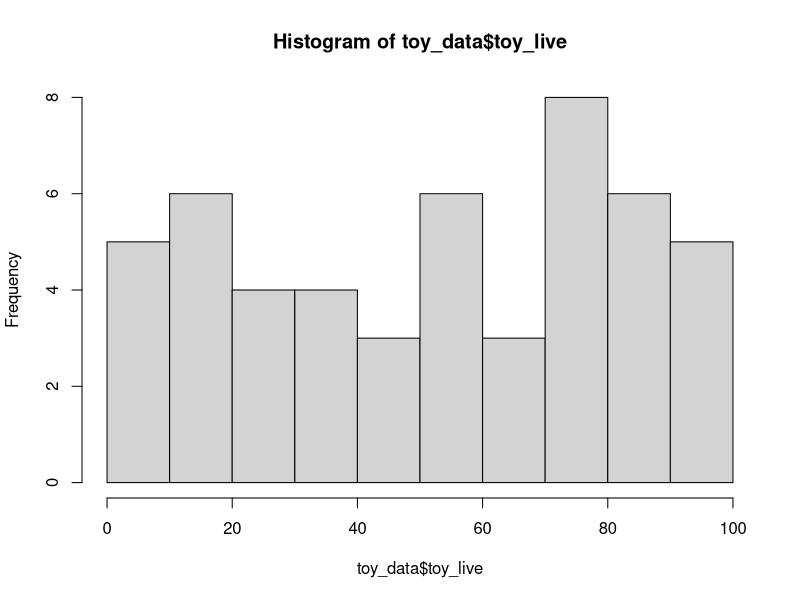
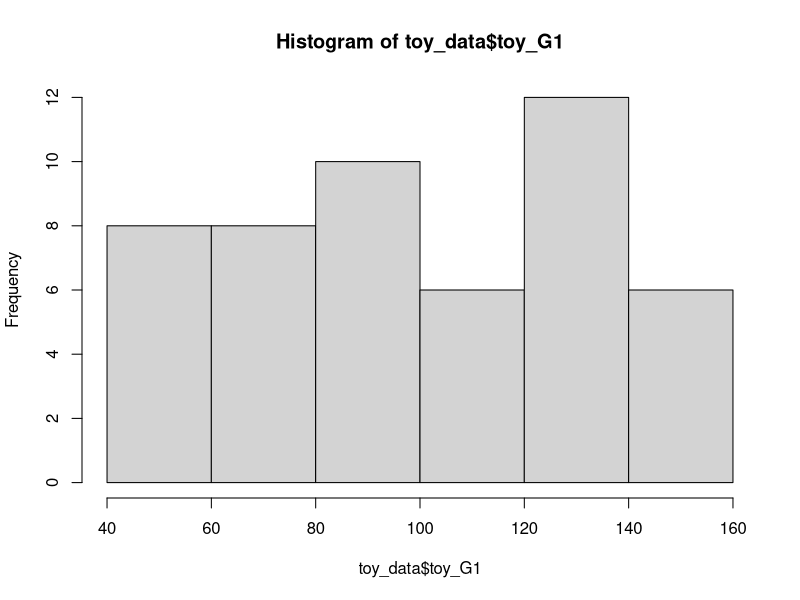
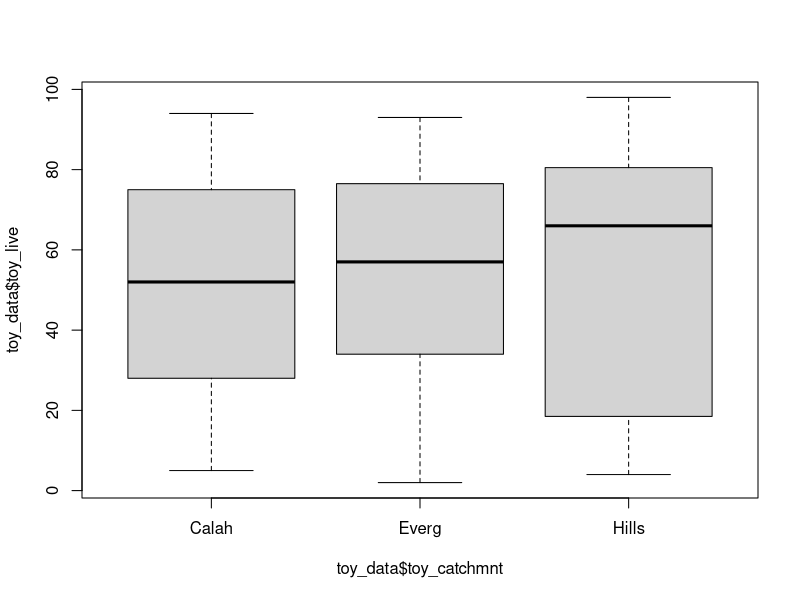
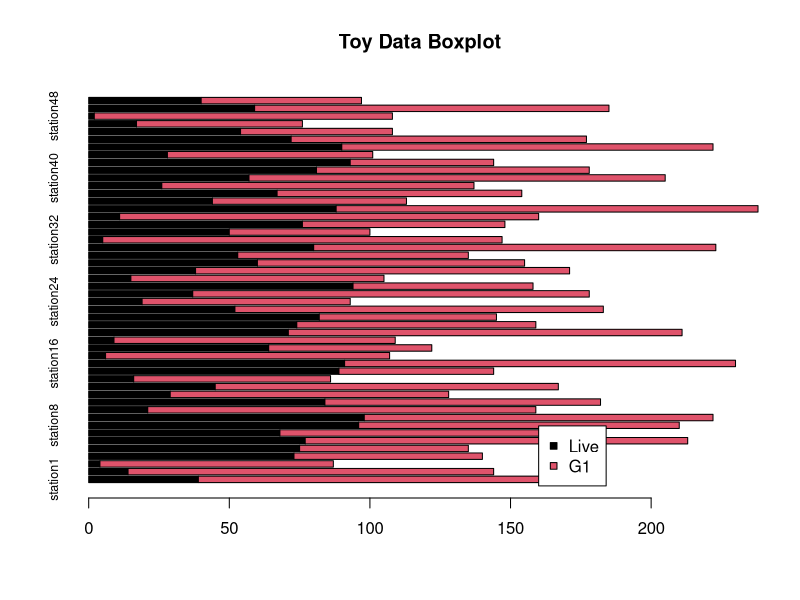
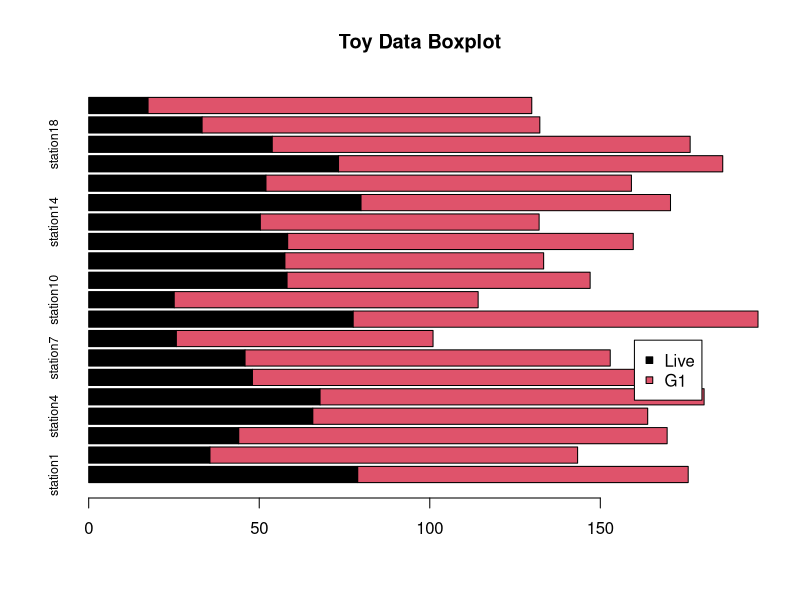
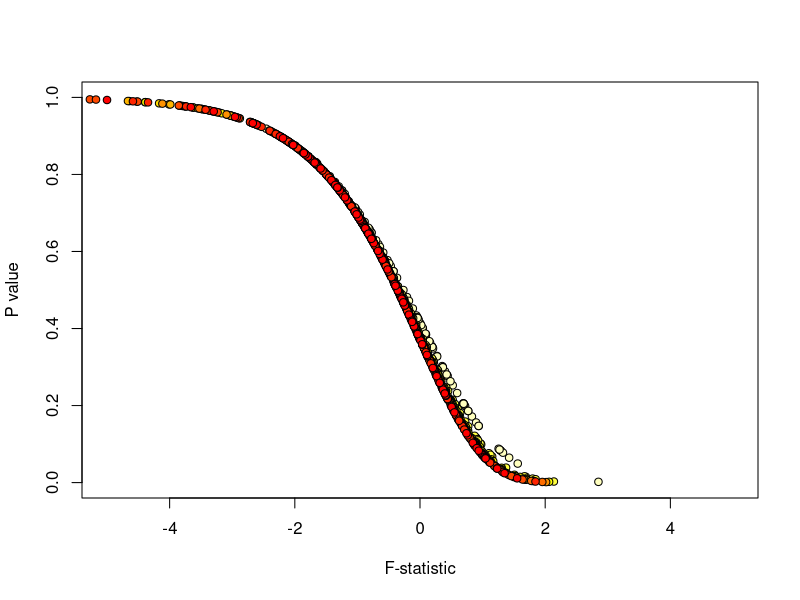
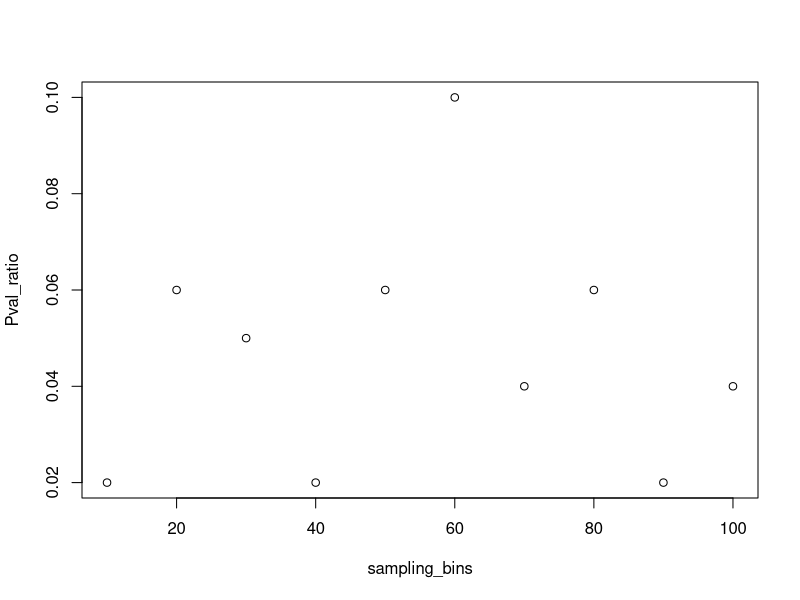
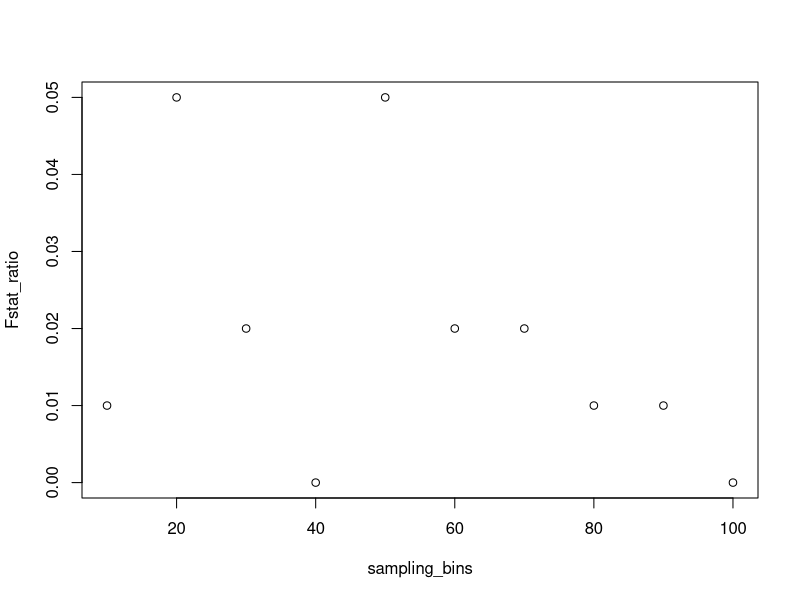

The R script that drew these images, in order:
#Sandbox for course development code.

#Let's do some basic stuff with the Gulf of Mexico data.

live = read.csv('data/Live.csv', header = TRUE, row.names = "X") #Read data.
G1 = read.csv('data/G1.csv', header = TRUE, row.names = "X")

stations = row.names(live)

station_sums = apply(live,1,sum)

taxa_sums = apply(live,2,sum)

#Let's make a toy dataset. 10 stations, 80 possible taxa.

toy_n = 50

toy_stations = paste0("station", c(1:toy_n))
toy_catchmnt = c(rep("Hills",toy_n*0.4),
                 rep("Calah",toy_n*0.3),
                 rep("Everg",toy_n*0.3))
toy_live = c(sample(c(1:100),toy_n))
toy_G1 = c(sample(c(50:150),toy_n))

toy_data = data.frame(toy_stations,toy_catchmnt,toy_live,toy_G1)

#This makes a roughly scalable matrix-generating set of commands. Now we can explore it a little.

hist(toy_data$toy_live)

hist(toy_data$toy_G1)

boxplot(toy_data$toy_live ~ toy_data$toy_catchmnt)

toy.aov = aov(toy_data$toy_live ~ toy_data$toy_catchmnt)
toy_results = unlist(summary(toy.aov))

#Can extract the values for plotting.

toy_results['F value1']
toy_results['Pr(>F)1']

#Barplot to see basic results

barplot(t(toy_data[,3:4]),horiz = TRUE, names.arg = toy_data$toy_stations, cex.names = 0.75, srt = 90, main = "Toy Data Boxplot",col=c(1,2))
legend(160,9,c("Live","G1"),pch=22,pt.bg=c(1,2))

#It's randomized, but the above will occasionally give us a significant result! Toy with the sample size and see how it behaves.

#Notice how using a variable (toy_n) to replace numbers makes it easier to go back and adjust it.

#Since we know how to build one random dataset, we should consider making a function. Our goal is to replace all of the numbers in the code above with variables.

make_toy = function(x, #All it needs is for us to define the sample size. Now we can scale up our observations.
                    cat.names = c("Hills","Calah","Everg"), 
                    range_live = c(1,100), 
                    range_G1 = c(50,150), 
                    c.probs = c(0.4,0.3,0.3),
                    use_norm = FALSE) #We define the variables in our new function here.
  { #Here is where we code out what the function does
  toy_stations = paste0("station", c(1:x))
  toy_catchmnt = c(rep(cat.names,c.probs*x))
  if(use_norm == FALSE){
    toy_live = sample(c(range_live[1]:range_live[2]),x)
    toy_G1 = sample(c(range_G1[1]:range_G1[2]),x)
  } else {
    toy_live = rnorm(x,range_live[2] - ((range_live[2]-range_live[1])/2), 20)
    toy_G1 = rnorm(x,range_G1[2] - ((range_G1[2]-range_G1[1])/2), 15)
  }

  
  data.frame(toy_stations,toy_catchmnt,toy_live,toy_G1)
}

toy_data = make_toy(20, use_norm = TRUE)

barplot(t(toy_data[,3:4]),horiz = TRUE, names.arg = toy_data$toy_stations, cex.names = 0.75, srt = 90, main = "Toy Data Boxplot",col=c(1,2))
legend(160,9,c("Live","G1"),pch=22,pt.bg=c(1,2))

#Now, instead of looking at results individually, let's see what the range of possibilities are based on these parameters.

model_runs = 10 #Let's start with 10 runs.
toy_size = 100
Fstat = vector("numeric",model_runs)
Pval = vector("numeric",model_runs)

for(i in 1:model_runs){ #For every model run...
  toy_data = make_toy(toy_size) #Make a toy dataset
  toy.aov = aov(toy_data$toy_live ~ toy_data$toy_catchmnt) #Do the ANOVA on live vs G1
  toy_results = unlist(summary(toy.aov)) #Break down the results
  Fstat[i] = toy_results['F value1'] #Take F statistic and write to new variable
  Pval[i] = toy_results['Pr(>F)1'] #Take P value and write to new variable
}

#Now we can see how, given our paremeters, what the range of plausible outcomes are.

#How many times (out of 100) do we get a statistically significant result?

length(Pval[Pval < 0.05])/model_runs

#points(Fstat,Pval,col="green")
#hist(Fstat)

#We can loop this one more time and save our model runs at different levels of sampling effort (toy_size)

sampling_bins = seq(10,100,10)
bin_colors = heat.colors(length(sampling_bins),rev = TRUE)

Pval_ratio = vector("numeric",length(sampling_bins))
Fstat_ratio = vector("numeric",length(sampling_bins))
mean_Pval = vector("numeric",length(sampling_bins))
mean_Fstat = vector("numeric",length(sampling_bins))

Pval_matrix = matrix(nrow = 100, ncol = length(sampling_bins))
Fstat_matrix = matrix(nrow = 100, ncol = length(sampling_bins))

plot(0,0,xlim=c(-5,5),ylim=c(0,1),pch=NA,xlab="F-statistic",ylab="P value")

for(j in 1:length(sampling_bins)){
  
  model_runs = 100
  toy_size = sampling_bins[j]
  Fstat = vector("numeric",model_runs)
  Pval = vector("numeric",model_runs)
  
  for(i in 1:model_runs){ #For every model run...
    toy_data = make_toy(toy_size,use_norm = TRUE) #Make a toy dataset
    toy.aov = aov(toy_data$toy_live ~ toy_data$toy_catchmnt) #Do the ANOVA on live vs G1
    toy_results = unlist(summary(toy.aov)) #Break down the results
    Fstat[i] = toy_results['F value1'] #Take F statistic and write to new variable
    Pval[i] = toy_results['Pr(>F)1'] #Take P value and write to new variable
  }
  
  points(log(Fstat),Pval,pch=21,bg=bin_colors[j])
  
  Pval_ratio[j] = length(Pval[Pval < 0.05])/model_runs
  Fstat_ratio[j] = length(Fstat[Fstat > 5])/model_runs
  mean_Pval[j] = mean(Pval)
  mean_Fstat[j] = mean(Fstat)
  
  Pval_matrix[,j] = Pval
  Fstat_matrix[,j] = Fstat
  
}

plot(sampling_bins,Pval_ratio)
plot(sampling_bins,Fstat_ratio)
boxplot(Pval_matrix,ylab = "P value")

#What did we learn here?

#There's no relationship between the number of significant results and the sample size of the toy data sets! This seems weird. 

#The results tell us a couple things. F-statistic and P value show a logarithmic relationship in every set of modeled results, regardless of sample size.

#The likelihood of getting a spurious P value does not go down with sample size. We are always at risk of being misled by false positives.

#Let's do it again and make some real differences in the sample populations.

sampling_bins = seq(10,500,10)
bin_colors = heat.colors(length(sampling_bins),rev = TRUE)

Pval_ratio = vector("numeric",length(sampling_bins))
Fstat_ratio = vector("numeric",length(sampling_bins))
mean_Pval = vector("numeric",length(sampling_bins))
mean_Fstat = vector("numeric",length(sampling_bins))

Pval_matrix = matrix(nrow = 100, ncol = length(sampling_bins))
Fstat_matrix = matrix(nrow = 100, ncol = length(sampling_bins))

plot(0,0,xlim=c(-5,5),ylim=c(0,1),pch=NA,xlab="F-statistic",ylab="P value")

for(j in 1:length(sampling_bins)){
  
  model_runs = 100
  toy_size = sampling_bins[j]
  Fstat = vector("numeric",model_runs)
  Pval = vector("numeric",model_runs)
  
  for(i in 1:model_runs){ #For every model run...
    toy_data = make_toy(toy_size,use_norm = TRUE,range_live = c(100,150), range_G1 = c(250,300)) #Make a toy dataset
    toy.aov = aov(toy_data$toy_live ~ toy_data$toy_catchmnt) #Do the ANOVA on live vs G1
    toy_results = unlist(summary(toy.aov)) #Break down the results
    Fstat[i] = toy_results['F value1'] #Take F statistic and write to new variable
    Pval[i] = toy_results['Pr(>F)1'] #Take P value and write to new variable
  }
  
  points(log(Fstat),Pval,pch=21,bg=bin_colors[j])
  
  Pval_ratio[j] = length(Pval[Pval < 0.05])/model_runs
  Fstat_ratio[j] = length(Fstat[Fstat > 5])/model_runs
  mean_Pval[j] = mean(Pval)
  mean_Fstat[j] = mean(Fstat)
  
  Pval_matrix[,j] = Pval
  Fstat_matrix[,j] = Fstat
  
}

plot(sampling_bins,Pval_ratio)
plot(sampling_bins,Fstat_ratio)
boxplot(Pval_matrix,ylab = "P value")

#Found a basic fix for the simple model.

Hlive = toy_data[toy_data$toy_catchmnt == "Hills", 'toy_live']
HG1 = toy_data[toy_data$toy_catchmnt == "Hills", 'toy_G1']
all_obs = c(Hlive,HG1)
all_class= c(rep("live",length(Hlive)),rep("dead",length(HG1)))

test.aov = aov(all_obs~all_class)
summary(test.aov)
boxplot(all_obs ~ all_class)

#Let's look at how different distributions are expressed as variance.

my_df = sapply(1:100, function(x){ #Using function to create progressively larger runs of numbers that are equally spaced.
  seq(x, x*100, x)
})

apply(my_df, 2, var)

plot(apply(my_df, 2, var),
     type = "o",
     pch = 21, 
     bg = "orange")

lines(apply(my_df, 2, mad)*1000) #Here we're adding the MAD values for the same dataset, multiplied by 1000 to make them visible.

#Let's use something else to generate the data...how about repeated clusters of numbers?

test_range = c(5:13)

plot_var = sapply(1:100, function(test_range){
  var(rep(test_range, test_range))
})

plot_mad = sapply(1:100, function(test_range){
  mad(rep(test_range, test_range))
})

norm_range = c(5, 5,
      6, 6, 6,
      7, 7, 7, 7,
      8, 8, 8, 8, 8,
      9, 9, 9, 9, 9, 9,
      10, 10, 10, 10, 10,
      11, 11, 11, 11,
      12, 12, 12,
      13, 13)

v_range = c(
      5, 5, 5, 5, 5, 5,
      6, 6, 6, 6,
      7, 7, 7,
      8, 8,
      9,
      10, 10,
      11, 11, 11,
      12, 12, 12, 12,
      13, 13, 13, 13, 13)

#These structures work fine.

#Looking to make a custom function to plot this so I don't have to call it over and over.

plot_u = sapply(1:100, function(x){
  mean(rep(v_range, x))
})

plot_med = sapply(1:100, function(x){
  median(rep(v_range, x))
})

plot_var = sapply(1:100, function(x){
  var(rep(v_range, x))
})

plot_mad = sapply(1:100, function(x){
  mad(rep(v_range, x))
})

#The exact function from the markdown doc.

stat_lines = function(x,#Creating a function called "stat_lines" it expects some vector of data "x" and the following arguments
                      times = length(x), #Setting this to "length(x)" by default, so calling this won't always be necessary. But we can add our own numbers!
                      title = NA){ #Setting up a title object, defaulting to NA
  
  plot_u = sapply(1:times, function(y){ #Here's that fast custom function that creates means for the repeated set of numbers.
    mean(rep(x, y))
  })
  
  plot_med = sapply(1:times, function(y){ #Same, but for the median.
    median(rep(x, y))
  })
  
  plot_var = sapply(1:times, function(y){ #Same, but for variance.
    var(rep(x, y))
  })
  
  plot_mad = sapply(1:times, function(y){ #Same, but for median absolute deviation
    mad(rep(x, y))
  })
  
  stat_labels = c("mean", "median", "variance", "median abs. dev.")
  
  plot_stats = data.frame(plot_u, plot_med, plot_var, plot_mad)
  
  plot(0, 0, xlim = c(0, times), ylim = c(0, max(plot_stats)+1), pch = NA, xlab = "N repeats", ylab = "value", main =paste0(title," Repeated Statistics"))
  
  for(i in 1:ncol(plot_stats)){
    points(plot_stats[, i], type = "o", pch = 21, lty = i, bg = i, cex = 0.7)
    text(times*0.05+(i*(0.2*times)), min(plot_stats[, i])+(0.04*max(plot_stats)), labels = stat_labels[i])
  }
  
}

#Experiment in improving the function.

stat_lines = function(x,#Creating a function called "stat_lines" it expects some vector of data "x" and the following arguments
                      times = length(x), #Setting this to "length(x)" by default, so calling this won't always be necessary. But we can add our own numbers!
                      title = NA){ #Setting up a title object, defaulting to NA
  
  plot_u = sapply(1:times, function(y){ #Here's that fast custom function that creates means for the repeated set of numbers.
    mean(rep(x, y))
  })
  
  plot_med = sapply(1:times, function(y){ #Same, but for the median.
    median(rep(x, y))
  })
  
  plot_var = sapply(1:times, function(y){ #Same, but for variance.
    var(rep(x, y))
  })
  
  plot_mad = sapply(1:times, function(y){ #Same, but for median absolute deviation
    mad(rep(x, y))
  })
  
  stat_labels = c("mean", "median", "variance", "median abs. dev.")
  
  plot_stats = data.frame(plot_u, plot_med, plot_var, plot_mad)
  
  plot(0, 0, xlim = c(0, times), ylim = c(0, max(plot_stats)+1), pch = NA, xlab = "N repeats", ylab = "value", main =paste0(title," Repeated Statistics"))
  
  for(i in 1:ncol(plot_stats)){
    points(plot_stats[, i], type = "o", pch = 21, lty = i, bg = i, cex = 0.7)
    text(times*0.05+(i*(0.2*times)), min(plot_stats[, i])+(0.04*max(plot_stats)), labels = stat_labels[i])
  }
  
  fr_dist = table(x)
  
  #lines(rep(), 
  #      as.numeric(names(fr_dist))
  #      )
  
  #lines((table(x)/sum(table(x)))*100,
  #      lty = 3,
  #      col = "darkred",
  #      lwd = 1)
  
  barplot((table(x)/sum(table(x)))*100, horiz = TRUE, add = TRUE, axes = FALSE, ann = FALSE, axisnames = FALSE)
  
}

#Making different distributions 

# Grid of X-axis values
x <- seq(0, 8, 0.1)

# lambda = 2
plot(x, dexp(x, 2), type = "l",
     ylab = "", lwd = 2, col = "red")
# lambda = 1
lines(x, dexp(x, rate = 1), col = "blue", lty = 1, lwd = 2)

# Adding a legend
legend("topright", c(expression(paste(, lambda)), "2", "1"),
       lty = c(0, 1, 1), col = c("blue", "red"), box.lty = 0, lwd = 2)

#Looking at some different avenues for comparing things.

#Structure is off here need to work up a more interesting toy model.

#What does it need to look like in the end to reflect GoM surveys?
###Three tables (minimum)

###Station by species for each class (live, G1, etc.)
###Table of station data (coordinates, salinity, catchment, etc.)



#Thus, the model data set needs to be stations, taxa, and numbers. Numbers are defined by a probability distribution.

###This means that inputs need to be: stations, taxa_list, and distribution type.

#Will need to make some assumptions about spatial parameters, but we can assume a sort of reasonable grid for now.

### New Section - Coming up with a sampling scheme for critters on a map.

#We need to build a map object that holds key details.

fake_map = data.frame(x = rep(c(1:10), 10), #X grid coordinates up to desired sample size. Could modify to use another object.
                      y = as.vector(sapply(1:10, function(x){ #Y grid needs to be groups of 10 digits ascending to max.
                        rep(x, 10)
                      })),
                      elevation = as.vector(sapply(seq(10, 100, 10), function(x){ #Going to use elevation as an environmental gradient for dispersing taxa.
                        rep(x, 10)
                      })),
                      substrate = c(rep("clay", 20), rep("silt",40), rep("sand",40))) #Going to use this as taphonomic barrier.

palette(heat.colors(max(fake_map$elevation)))

substrates = unique(fake_map$substrate)

subst_vals = vector("numeric", length(fake_map$x))

for(i in 1:length(substrates)){
  subst_vals[fake_map$substrate == substrates[i]] = i
}


plot(fake_map$x, fake_map$y, pch = 20+subst_vals, bg = fake_map$elevation)
